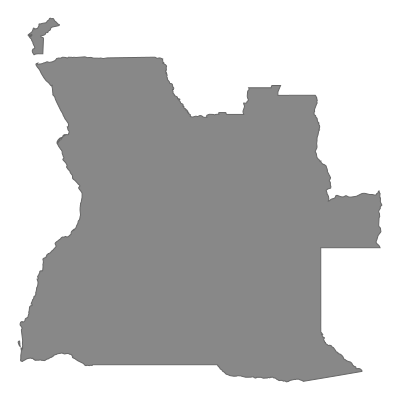
#> input picture assets/silhouettes/ao.png, 400 x 400 px; its folder holds only this picture in this run
$ python fix_silhouettes.py
#> lines starting #> are read from the running program, lines starting #| are printed output that depends on the picture
from PIL import Image
import numpy as np
import os

sil_dir = os.path.join(os.path.dirname(__file__), '..', 'assets', 'silhouettes')

converted = 0
errors = 0

for f in sorted(os.listdir(sil_dir)):
    if not f.endswith('.png'):
        continue
    path = os.path.join(sil_dir, f)
    try:
        img = Image.open(path)
#> img is the input picture: PIL image 400x400 RGB; min 102, max 255, mean 193.7

        if img.mode == 'RGBA':
            print(f'  SKIP {f} (already RGBA)')
            continue

        # Convert to numpy array
        arr = np.array(img.convert('RGB'))  # (H, W, 3)

        # Calculate brightness (grayscale)
        brightness = arr.mean(axis=2)  # (H, W)

        # Alpha = inverse of brightness (white → 0, dark → 255)
        alpha = np.clip(255 - brightness, 0, 255).astype(np.uint8)
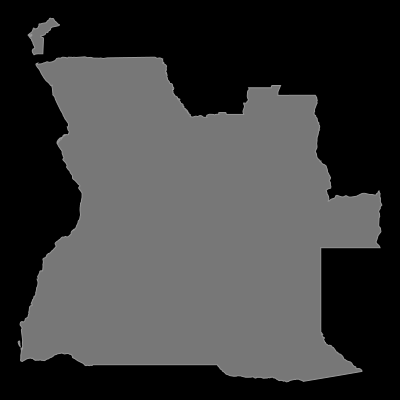
#> alpha: shape (400, 400); min 0, max 153, mean 61.3

        # Silhouette color: dark blue-grey (#37474F = 55, 71, 79)
        sil_color = np.array([55, 71, 79], dtype=np.float32)

        # Create RGBA array
        factor = alpha.astype(np.float32) / 255.0
        rgb = (sil_color[np.newaxis, np.newaxis, :] * factor[:, :, np.newaxis]).astype(np.uint8)
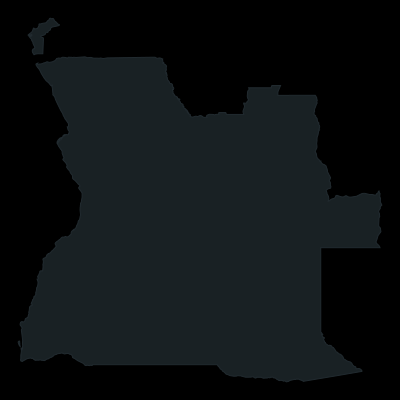
#> rgb: shape (400, 400, 3); mean of channels 0, 1, 2 12.9, 17, 18.5; drawn as R, G, B

        rgba = np.dstack([rgb, alpha])

        img_out = Image.fromarray(rgba, 'RGBA')
        img_out.save(path, 'PNG')
        converted += 1
        if converted % 20 == 0:
            print(f'  {converted} converted...')
    except Exception as e:
        errors += 1
        print(f'  ERROR {f}: {e}')

print(f'\nTotal converted: {converted}')
print(f'Errors: {errors}')

$ run again, on assets/silhouettes/bj.png
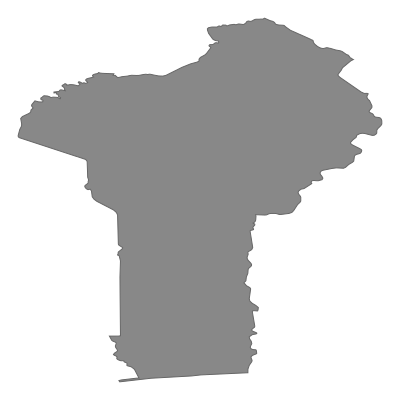
#> input picture assets/silhouettes/bj.png, 400 x 400 px
#> img is the input picture: PIL image 400x400 RGB; min 102, max 255, mean 204.7
#> `alpha = np.clip(255 - brightness, 0, 255).astype(np.uint8)`:
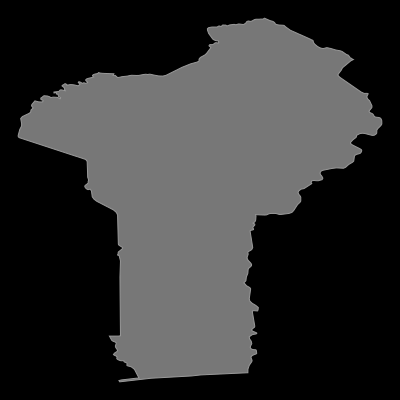
#> alpha: shape (400, 400); min 0, max 153, mean 50.3
#> `rgb = (sil_color[np.newaxis, np.newaxis, :] * factor[:, :, np.newaxis]..`:
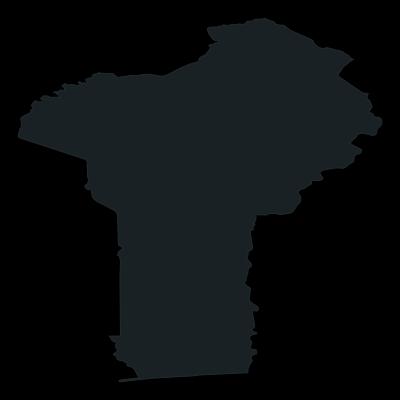
#> rgb: shape (400, 400, 3); mean of channels 0, 1, 2 10.6, 13.9, 15.2; drawn as R, G, B

$ run again, on assets/silhouettes/bs.png
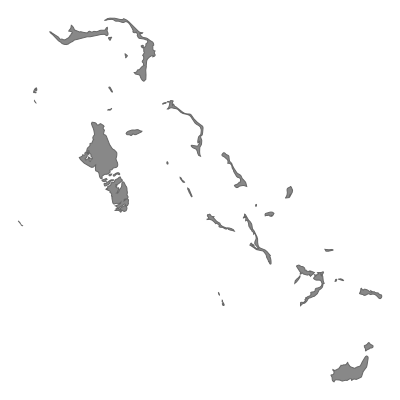
#> input picture assets/silhouettes/bs.png, 400 x 400 px
#> img is the input picture: PIL image 400x400 RGB; min 102, max 255, mean 251.1
#> `alpha = np.clip(255 - brightness, 0, 255).astype(np.uint8)`:
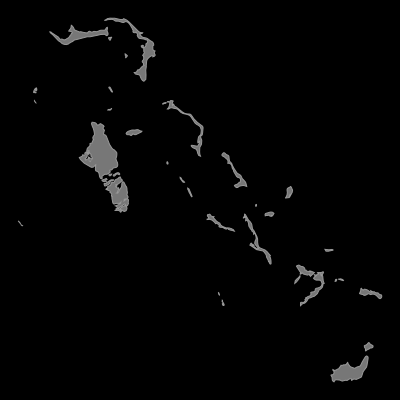
#> alpha: shape (400, 400); min 0, max 153, mean 3.9
#> `rgb = (sil_color[np.newaxis, np.newaxis, :] * factor[:, :, np.newaxis]..`:
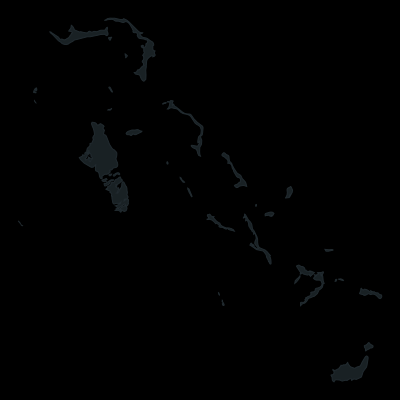
#> rgb: shape (400, 400, 3); mean of channels 0, 1, 2 0.8, 1.1, 1.2; drawn as R, G, B

$ run again, on assets/silhouettes/bt.png
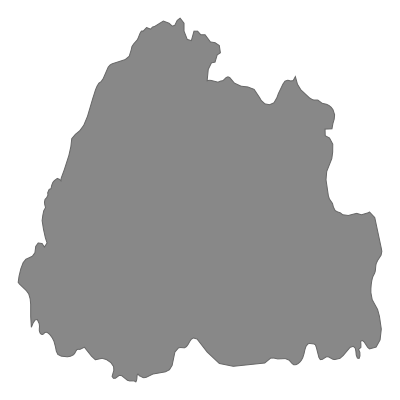
#> input picture assets/silhouettes/bt.png, 400 x 400 px
#> img is the input picture: PIL image 400x400 RGB; min 102, max 255, mean 189.1
#> `alpha = np.clip(255 - brightness, 0, 255).astype(np.uint8)`:
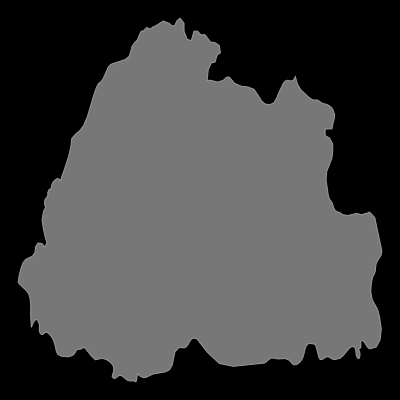
#> alpha: shape (400, 400); min 0, max 153, mean 65.9
#> `rgb = (sil_color[np.newaxis, np.newaxis, :] * factor[:, :, np.newaxis]..`:
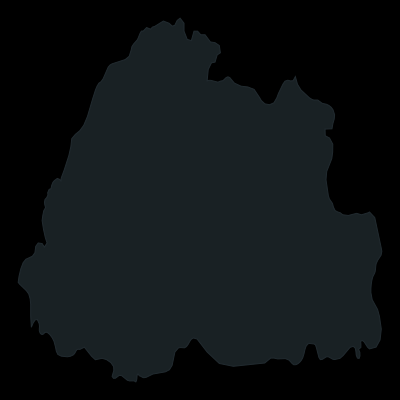
#> rgb: shape (400, 400, 3); mean of channels 0, 1, 2 13.8, 18.3, 19.9; drawn as R, G, B

$ run again, on assets/silhouettes/at.png
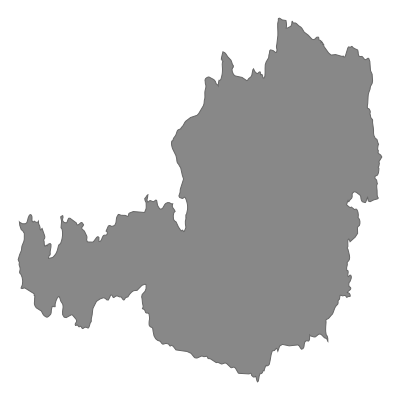
#> input picture assets/silhouettes/at.png, 400 x 400 px
#> img is the input picture: PIL image 400x400 RGB; min 102, max 255, mean 204.7
#> `alpha = np.clip(255 - brightness, 0, 255).astype(np.uint8)`:
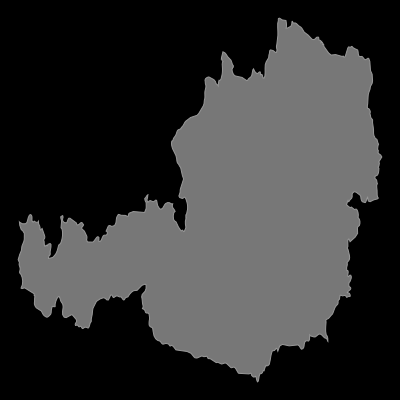
#> alpha: shape (400, 400); min 0, max 153, mean 50.3
#> `rgb = (sil_color[np.newaxis, np.newaxis, :] * factor[:, :, np.newaxis]..`:
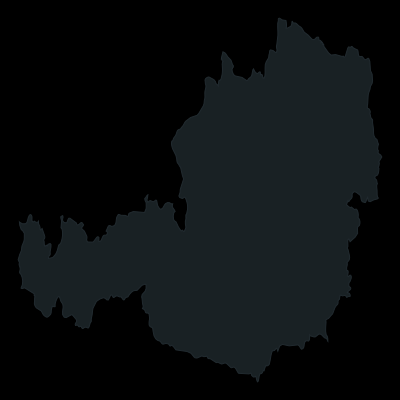
#> rgb: shape (400, 400, 3); mean of channels 0, 1, 2 10.6, 13.9, 15.2; drawn as R, G, B
